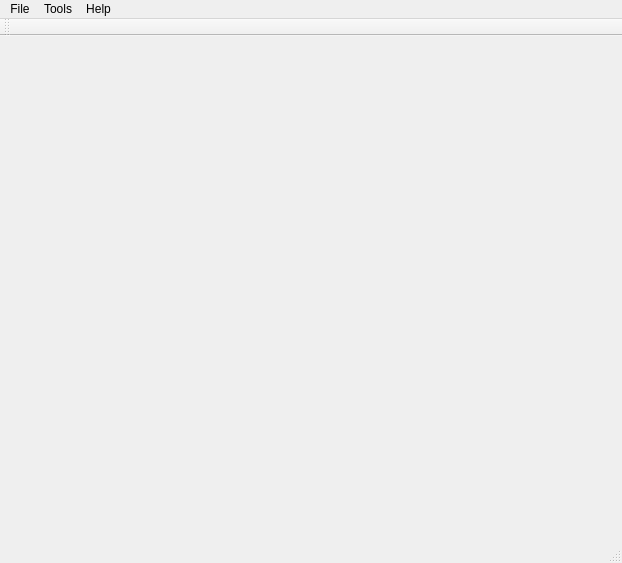
<?xml version="1.0" encoding="UTF-8"?>
<ui version="4.0">
 <class>MainWindow</class>
 <widget class="QMainWindow" name="MainWindow">
  <property name="geometry">
   <rect>
    <x>0</x>
    <y>0</y>
    <width>618</width>
    <height>563</height>
   </rect>
  </property>
  <property name="windowTitle">
   <string>MainWindow</string>
  </property>
  <property name="windowIcon">
   <iconset resource="pixmaps.qrc">
    <normaloff>:/pixmaps/pixmaps/Icon.png</normaloff>:/pixmaps/pixmaps/Icon.png</iconset>
  </property>
  <widget class="QWidget" name="centralWidget">
   <layout class="QVBoxLayout" name="verticalLayout">
    <item>
     <widget class="QLabel" name="label">
      <property name="minimumSize">
       <size>
        <width>600</width>
        <height>400</height>
       </size>
      </property>
      <property name="text">
       <string/>
      </property>
     </widget>
    </item>
    <item>
     <widget class="ControlWidget" name="controlWidget" native="true"/>
    </item>
   </layout>
  </widget>
  <widget class="QMenuBar" name="menuBar">
   <property name="geometry">
    <rect>
     <x>0</x>
     <y>0</y>
     <width>618</width>
     <height>32</height>
    </rect>
   </property>
   <widget class="QMenu" name="menuFile">
    <property name="title">
     <string>File</string>
    </property>
   </widget>
   <widget class="QMenu" name="menuHelp">
    <property name="title">
     <string>Help</string>
    </property>
    <addaction name="actionAbout"/>
   </widget>
   <widget class="QMenu" name="menuTools">
    <property name="title">
     <string>Tools</string>
    </property>
    <addaction name="actionSettings"/>
   </widget>
   <addaction name="menuFile"/>
   <addaction name="menuTools"/>
   <addaction name="menuHelp"/>
  </widget>
  <widget class="QToolBar" name="mainToolBar">
   <attribute name="toolBarArea">
    <enum>TopToolBarArea</enum>
   </attribute>
   <attribute name="toolBarBreak">
    <bool>false</bool>
   </attribute>
  </widget>
  <widget class="QStatusBar" name="statusBar"/>
  <action name="actionAbout">
   <property name="text">
    <string>About</string>
   </property>
  </action>
  <action name="actionSettings">
   <property name="text">
    <string>Settings</string>
   </property>
  </action>
 </widget>
 <layoutdefault spacing="6" margin="11"/>
 <customwidgets>
  <customwidget>
   <class>ControlWidget</class>
   <extends>QWidget</extends>
   <header>controlwidget.h</header>
   <container>1</container>
  </customwidget>
 </customwidgets>
 <resources>
  <include location="pixmaps.qrc"/>
 </resources>
 <connections/>
</ui>
